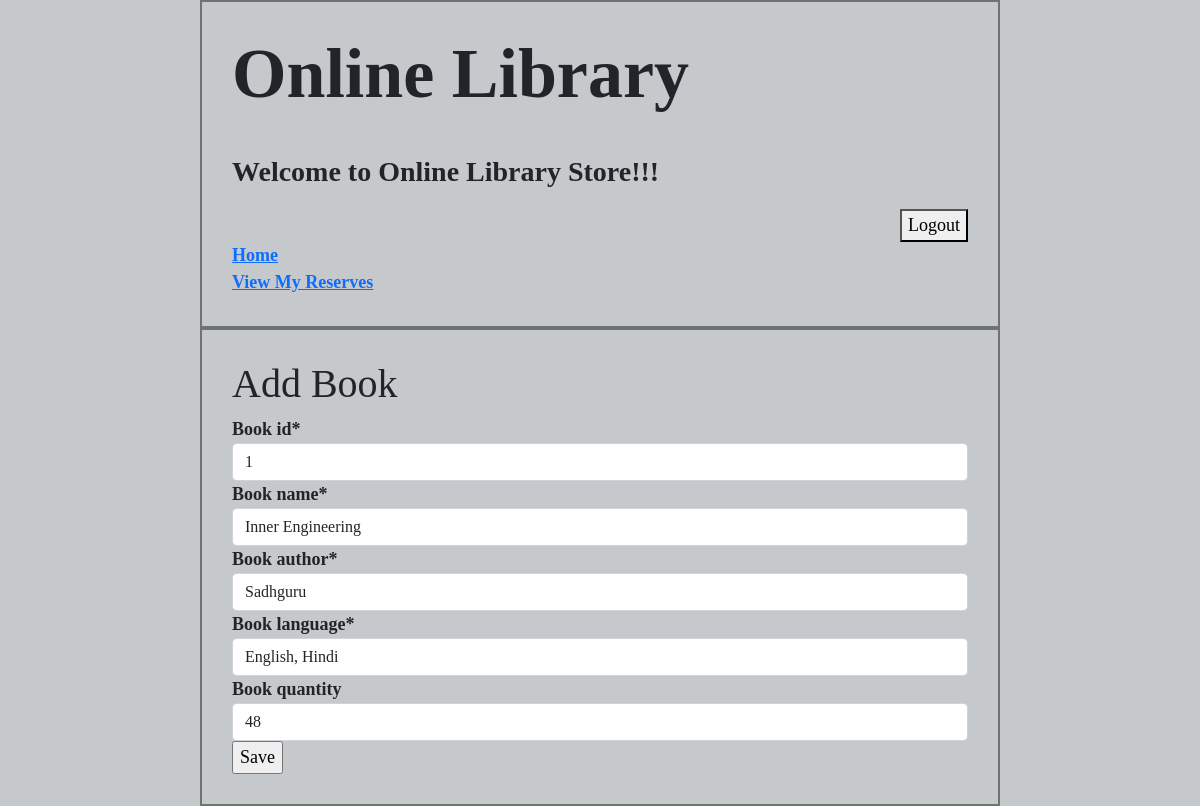
Page /editbook/1/ (signed in) on the committed database.
### books_cds/models.py (models this page shows, shortened)
class Book(models.Model):
    book_id = models.IntegerField(primary_key=True)
    book_name = models.CharField(max_length=100)
    book_author = models.CharField(max_length=100)
    book_language = models.CharField(max_length=30)
    book_quantity = models.IntegerField(blank=True, null=True)

### books_cds/views.py (the view)
# urls.py: path('editbook/<book_id>/', views.book_edit, name='book_edit'),
@login_required(login_url="/accounts/login/")
def book_edit(request, book_id):
    book = Book.objects.get(book_id = book_id)
    form = CreateBook(instance=book)
    if request.method == "POST":
        form = CreateBook(request.POST, instance=book)
        if form.is_valid():
            form.save()
            return redirect('books_cds:home')
    return render(request, 'books_cds/book_add.html', {'form':form})

### books_cds/forms.py
class CreateBook(forms.ModelForm):
    class Meta:
        model = Book
        fields = ['book_id', 'book_name', 'book_author', 'book_language', 'book_quantity']

### books_cds/templates/books_cds/book_add.html (shortened to what this page needs)
{% extends 'base.html' %}
{% load crispy_forms_tags %}
{% block content %}
    <h1>Add Book</h1>
    <form class="site-form" action="" method="POST">
        {{ form|crispy }}
        <input type="submit" value="Save">
    </form>
{% endblock %}

### static/style.css (style rules this page uses)
body { background-color: rgba(182, 187, 189, 0.781); background-attachment: fixed; font-size: 18px; }
body * { font-family: Georgia; }
h1 { font-size: 40px; }

### rows in the picture
Book: book_id "1", book_name "Inner Engineering", book_author "Sadhguru", book_language "English, Hindi", book_quantity "48"
